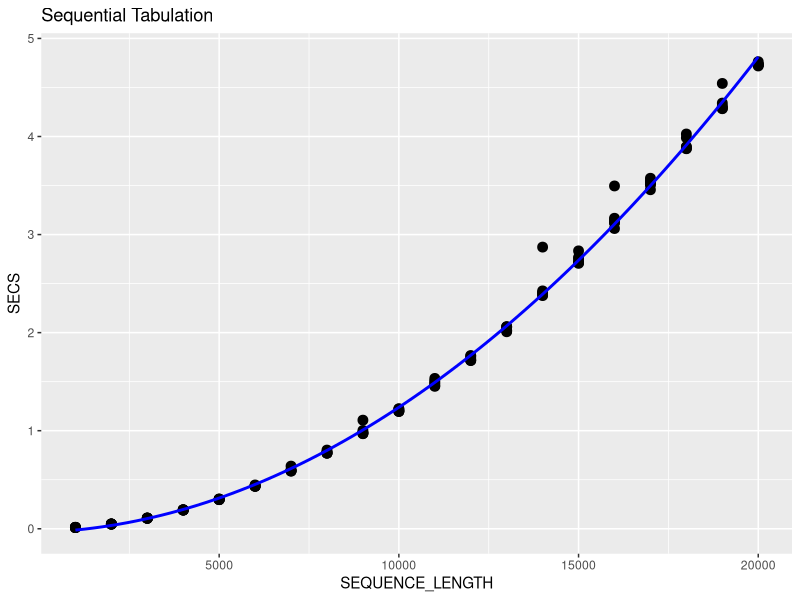
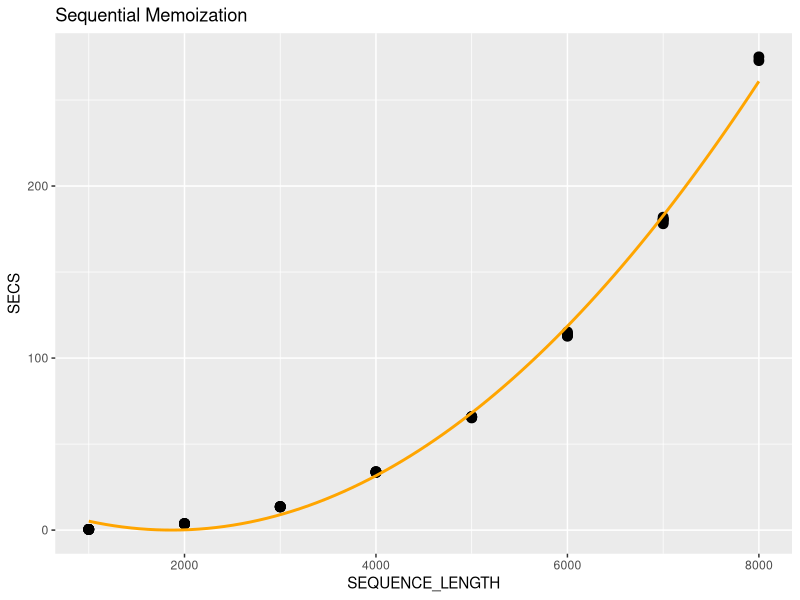

Recreate these plots in R, in order.

rm(list=ls())
library(ggplot2)
seq_tab_data <- read.csv("seq_tab_data.txt")
ggplot(seq_tab_data,aes(x=SEQUENCE_LENGTH,y=SECS)) + geom_point(size=3) + 
  stat_smooth(method="lm", se=FALSE, formula=y ~ poly(x, 2, raw=TRUE), color="blue") + ggtitle("Sequential Tabulation")

seq_mem_data <- read.csv("seq_mem_data.txt")
ggplot(seq_mem_data,aes(x=SEQUENCE_LENGTH,y=SECS)) + geom_point(size=3) + 
  stat_smooth(method="lm", se=FALSE, formula=y ~ poly(x, 2, raw=TRUE), color="orange") + ggtitle("Sequential Memoization")

